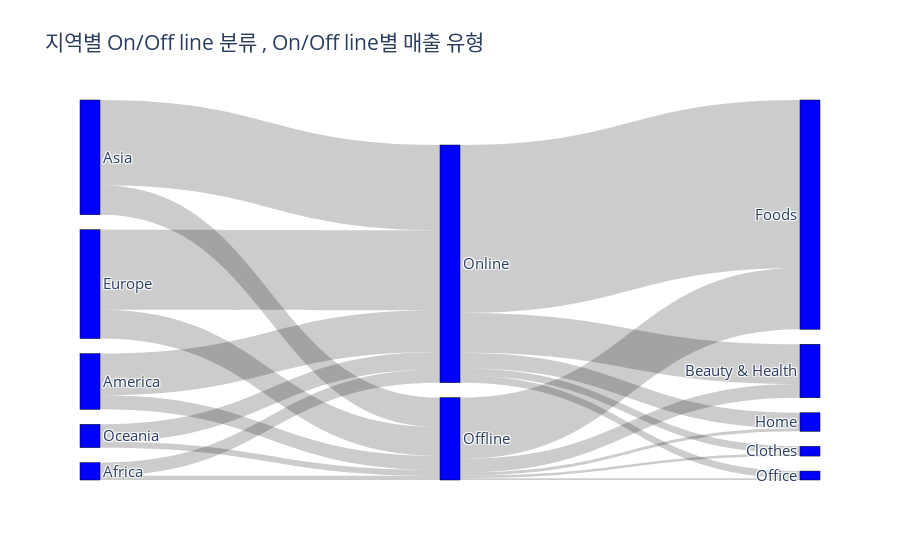

Write notebook code for a chart like this one.
### Code cell
trace = go.Sankey(node = dict(label = labels,
                              pad = 15,
                              thickness = 20,
                              line = dict(color = 'black', width = 0.5),
                              color = 'blue',
                             ),
                  link = dict(source = sources,
                              target = targets,
                              value = values),
                 )
data = [trace]
layout = go.Layout(title = '지역별 On/Off line 분류 , On/Off line별 매출 유형', font_size = 15)
fig = go.Figure(data, layout)
fig.show()

### Figure 1 — Plotly figure (JSON) as saved in the notebook; plotly's stock layout.template omitted (floating-point values rounded to 4 significant figures)
{"data": [{"link": {"source": [0, 0, 1, 1, 2, 2, 3, 3, 4, 4, 5, 5, 5, 5, 5, 6, 6, 6, 6, 6], "target": [5, 6, 5, 6, 5, 6, 5, 6, 5, 6, 7, 8, 9, 10, 11, 7, 8, 9, 10, 11], "value": [4016000.0, 12340000.0, 13210000.0, 39310000.0, 27790000.0, 80290000.0, 27140000.0, 75430000.0, 5445000.0, 16520000.0, 12870000.0, 2482000.0, 57790000.0, 2771000.0, 1692000.0, 37550000.0, 6740000.0, 158200000.0, 14700000.0, 6709000.0]}, "node": {"color": "blue", "label": ["Africa", "America", "Asia", "Europe", "Oceania", "Offline", "Online", "Beauty & Health", "Clothes", "Foods", "Home", "Office"], "line": {"color": "black", "width": 0.5}, "pad": 15, "thickness": 20}, "type": "sankey"}], "layout": {"font": {"size": 15}, "title": {"text": "지역별 On/Off line 분류 , On/Off line별 매출 유형"}}}
